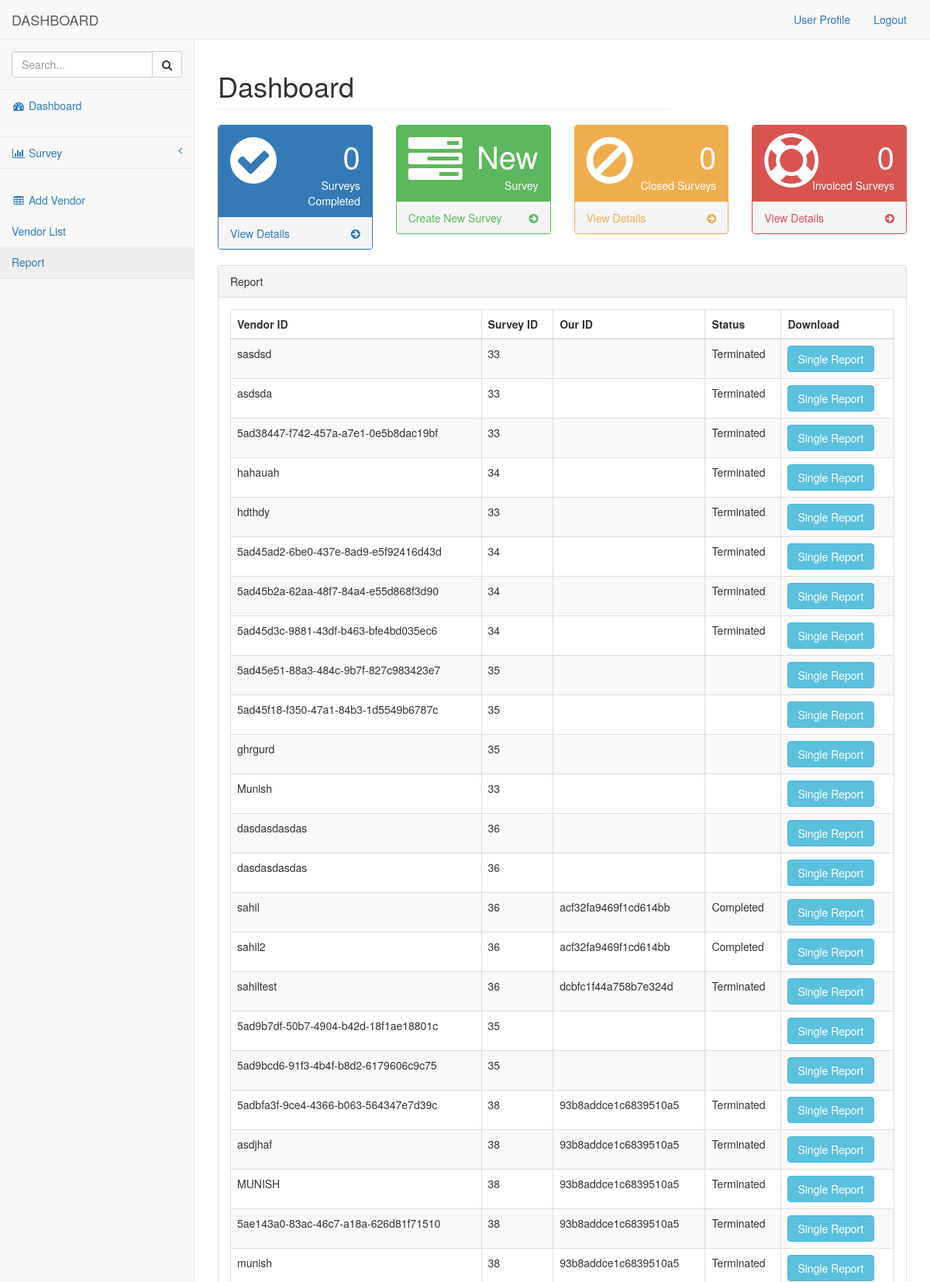
The app's page /report.php (upper part) with its own data.
### tables this page shows
CREATE TABLE IF NOT EXISTS `report` (
  `v_id` text NOT NULL,
  `s_id` text NOT NULL,
  `our_id` text,
  `status` text,
  `id` text,
  `vendor` text,
  `a_id` text,
  `date` timestamp NOT NULL DEFAULT CURRENT_TIMESTAMP ON UPDATE CURRENT_TIMESTAMP
);

### report.php (the view, shortened to what this page needs)
<?php include("header.php"); ?>
<?php include("functions.php"); ?>
<div class="navbar-default sidebar" role="navigation">
    <div class="sidebar-nav navbar-collapse">
        <ul class="nav" id="side-menu">
            <li class="sidebar-search">
                <div class="input-group custom-search-form">
                    <input type="text" class="form-control" placeholder="Search...">
                    <span class="input-group-btn">
                    <button class="btn btn-default" type="button">
                        <i class="fa fa-search"></i>
                    </button>
                </span>
                </div>
            </li>
            <li>
                <a href="index.php"><i class="fa fa-dashboard fa-fw"></i> Dashboard</a><br>
            </li>
            <li>
                <a href="#"><i class="fa fa-bar-chart-o fa-fw"></i> Survey<span class="fa arrow"></span></a>
            </li><br>
            <li>
                <a href="add_vendor.php"><i class="fa fa-table fa-fw"></i> Add Vendor</a>
                <a href="vendor_list.php">Vendor List</a>
                <a href="report.php">Report</a>
            </li>
            <li>
            </li>
        </ul>
    </div>
</div>
</nav>
<div id="page-wrapper">
    <div class="row">
        <div class="col-lg-8  ">
            <h1 class="page-header">Dashboard</h1>
        </div>
    </div>
    <div class="row">
        <div class="col-lg-3 col-md-6">
            <div class="panel panel-primary">
                <div class="panel-heading">
                    <div class="row">
                        <div class="col-xs-3">
                            <i class="fa fa-check-circle fa-5x"></i>
                        </div>
                        <div class="col-xs-9 text-right">
                            <div>Surveys Completed</div>
                        </div>
                    </div>
                </div>
                <a href="#">
                    <div class="panel-footer">
                        <span class="pull-left">View Details</span>
                        <span class="pull-right"><i class="fa fa-arrow-circle-right"></i></span>
                        <div class="clearfix"></div>
                    </div>
                </a>
            </div>
        </div>
        <div class="col-lg-3 col-md-6">
            <div class="panel panel-green">
                <div class="panel-heading">
                    <div class="row">
                        <div class="col-xs-3">
                            <i class="fa fa-tasks fa-5x"></i>
                        </div>
                        <div class="col-xs-9 text-right">
                            <div class="huge">New</div>
                            <div>Survey</div>
                        </div>
                    </div>
                </div>
                <a href="new_survey.php">
                    <div class="panel-footer">
                        <span class="pull-left">Create New Survey</span>
                        <span class="pull-right"><i class="fa fa-arrow-circle-right"></i></span>
                        <div class="clearfix"></div>
                    </div>
                </a>
            </div>
        </div>
        <div class="col-lg-3 col-md-6">
            <div class="panel panel-yellow">
                <div class="panel-heading">
                    <div class="row">
                        <div class="col-xs-3">
                            <i class="fa fa-ban fa-5x"></i>
                        </div>
                        <div class="col-xs-9 text-right">
                            <div>Closed Surveys</div>
                        </div>
                    </div>
                </div>
                <a href="">
                    <div class="panel-footer">
                        <span class="pull-left">View Details</span>
                        <span class="pull-right"><i class="fa fa-arrow-circle-right"></i></span>
                        <div class="clearfix"></div>
                    </div>
                </a>
            </div>
        </div>
        <div class="col-lg-3 col-md-6">
            <div class="panel panel-red">
                <div class="panel-heading">
                    <div class="row">
                        <div class="col-xs-3">
                            <i class="fa fa-support fa-5x"></i>
                        </div>
                        <div class="col-xs-9 text-right">
                            <div>Invoiced Surveys</div>
                        </div>
                    </div>
                </div>
                <a href="#">
                    <div class="panel-footer">
                        <span class="pull-left">View Details</span>
                        <span class="pull-right"><i class="fa fa-arrow-circle-right"></i></span>
                        <div class="clearfix"></div>
                    </div>
                </a>
            </div>
        </div>
    </div>
<div class="panel panel-default">
        <div class="panel-heading">
            Report
        </div>
     <div class="panel-body">
        <div class="table-responsive">
        <table class="table table-striped table-bordered table-hover" width="100%" border="1">
  <thead><tr>
        <th>Vendor ID</th>
        <th>Survey ID</th>
        <th>Our ID</th>
        <th>Status</th>
        <th>Download</th>
      </tr>
  </thead>
  <tbody>
   <?php $sql = 'select * from report';
       $result = $conn->query($sql);
       while($rows = $result->fetch_assoc() ){
        echo "<tr>";
        echo "  <td>{$rows['v_id']}</td>";
        echo "  <td>{$rows['s_id']}</td>";
        echo "  <td>{$rows['a_id']}</td>";
        echo "  <td>{$rows['status']}</td>";
        echo "<td><a href=\"download.php?id={$rows['s_id']}\" class=\"btn btn-info\"> Single Report </a></td>";
       }
?>
</tbody>
</table>
</div>
</div>

### records on screen
report: v "sasdsd", s "33", status "Terminated"
report: v "asdsda", s "33", status "Terminated"
report: v "5ad38447-f742-457a-a7e1-0e5b8dac19bf", s "33", status "Terminated"
report: v "hahauah", s "34", status "Terminated"
report: v "hdthdy", s "33", status "Terminated"
report: v "5ad45ad2-6be0-437e-8ad9-e5f92416d43d", s "34", status "Terminated"
report: v "5ad45b2a-62aa-48f7-84a4-e55d868f3d90", s "34", status "Terminated"
report: v "5ad45d3c-9881-43df-b463-bfe4bd035ec6", s "34", status "Terminated"
report: v "5ad45e51-88a3-484c-9b7f-827c983423e7", s "35"
report: v "5ad45f18-f350-47a1-84b3-1d5549b6787c", s "35"
report: v "ghrgurd", s "35"
report: v "Munish", s "33"
report: v "dasdasdasdas", s "36"
report: v "dasdasdasdas", s "36"
report: v "sahil", s "36", a "acf32fa9469f1cd614bb", status "Completed"
report: v "sahil2", s "36", a "acf32fa9469f1cd614bb", status "Completed"
report: v "sahiltest", s "36", a "dcbfc1f44a758b7e324d", status "Terminated"
report: v "5ad9b7df-50b7-4904-b42d-18f1ae18801c", s "35"
report: v "5ad9bcd6-91f3-4b4f-b8d2-6179606c9c75", s "35"
report: v "5adbfa3f-9ce4-4366-b063-564347e7d39c", s "38", a "93b8addce1c6839510a5", status "Terminated"
report: v "asdjhaf", s "38", a "93b8addce1c6839510a5", status "Terminated"
report: v "MUNISH", s "38", a "93b8addce1c6839510a5", status "Terminated"
report: v "5ae143a0-83ac-46c7-a18a-626d81f71510", s "38", a "93b8addce1c6839510a5", status "Terminated"
report: v "munish", s "38", a "93b8addce1c6839510a5", status "Terminated"

### other values on screen
$item[title] "User Profile"
$item[title] "Logout"
$rows['count'] "0"
